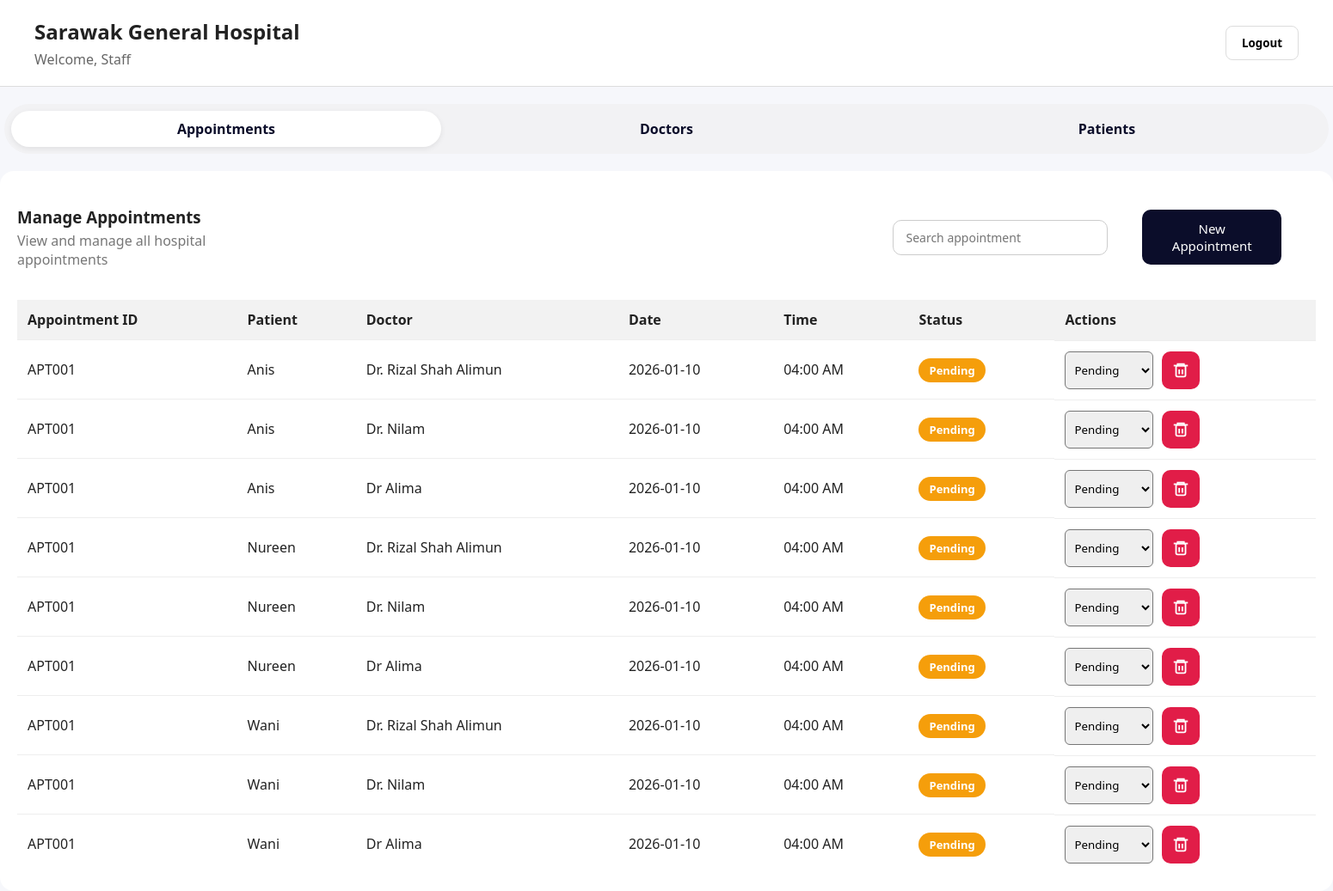
The page /appointment/manageAppointment.php on the database as committed earlier.
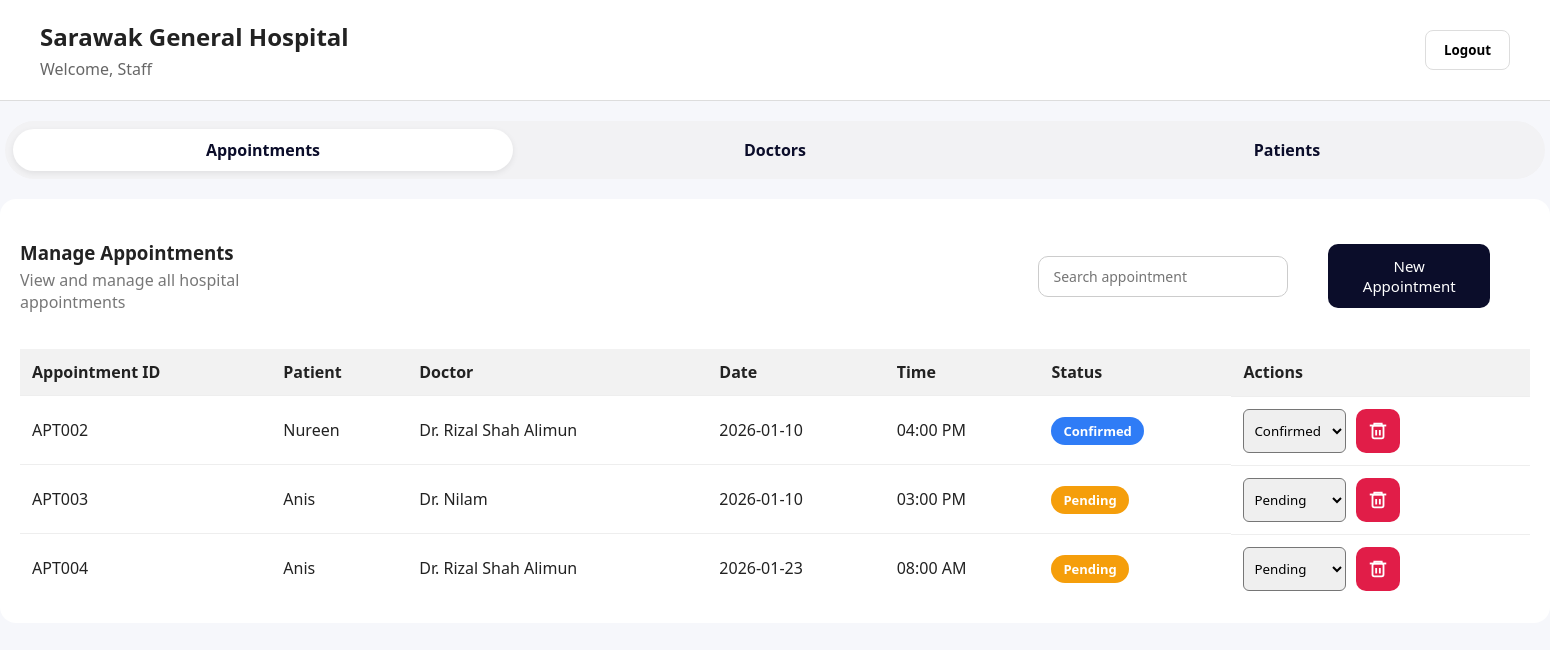
The same page on the database as committed later.
### tables this page shows
CREATE TABLE `appointment` (
  `appointmentID` varchar(10) NOT NULL,
  `appointmentDate` date NOT NULL,
  `appointmentTime` time(6) NOT NULL,
  `reason` varchar(500) NOT NULL,
  `status` varchar(50) NOT NULL,
  `patientID` varchar(10) NOT NULL,
  `doctorID` varchar(10) NOT NULL
);

CREATE TABLE `patient` (
  `patientID` varchar(10) NOT NULL,
  `name` varchar(500) NOT NULL,
  `age` varchar(100) NOT NULL,
  `gender` varchar(40) NOT NULL,
  `contactNumber` varchar(50) NOT NULL,
  `medicalHistory` varchar(500) NOT NULL
);

CREATE TABLE `doctor` (
  `doctorID` varchar(10) NOT NULL,
  `name` varchar(100) NOT NULL,
  `specialization` varchar(100) NOT NULL,
  `contactDetails` varchar(50) NOT NULL
);

### appointment/manageAppointment.php (the view, shortened to what this page needs)
<?php
include '../db/dbcon.php';
$sql = "
SELECT DISTINCT a.appointmentID,
       a.appointmentDate,
       a.appointmentTime,
       a.reason,
       a.status,
       a.patientID,
       a.doctorID,
       p.name AS patientName,
       d.name AS doctorName
FROM appointment a
INNER JOIN patient p ON a.patientID = p.patientID
INNER JOIN doctor d ON a.doctorID = d.doctorID
";
$result = $conn->query($sql);
$appointments = $result->fetch_all(MYSQLI_ASSOC);
?>
<!DOCTYPE html>
<html>
<head>
    <link rel="stylesheet" href="../css/aptstyle.css"/>
</head>
<body>
<div class = "header">
    <div>
        <h1>Sarawak General Hospital</h1>
        <p>Welcome, <?= htmlspecialchars($_SESSION['fullname'] ?? 'Staff'); ?></p>
    </div>
    <form method = "post" action = "../auth/logout.php">
        <button type = "Submit">Logout</button>
    </form>
</div>
<div class="topnav">
    <a class="active" href="manageAppointment.php">Appointments</a>
    <a href="manageDoctor.php">Doctors</a>
    <a href="managePatient.php">Patients</a>
</div>
<div class="cardheader">
    <div class="card-header">
        <div>
            <h3>Manage Appointments</h3>
            <p>View and manage all hospital appointments</p>
        </div>
        <div class="search-bar">
            <input type="text" id="searchInput" placeholder="Search appointment">
        </div>
        <div class = "button_new_apt">
            <button onclick = "formNewApt()">New Appointment</button>
        </div>
    </div>
    <table class="appointment-table">
        <thead>
        <tr>
            <th>Appointment ID</th>
            <th>Patient</th>
            <th>Doctor</th>
            <th>Date</th>
            <th>Time</th>
            <th>Status</th>
            <th>Actions</th>
        </tr>
        </thead>
        <tbody>
            <?php foreach ($appointments as $a): ?>
            <tr>
                <td><?= $a['appointmentID'] ?></td>
                <td><?= htmlspecialchars($a['patientName']) ?></td>
                <td><?= htmlspecialchars($a['doctorName']) ?></td>
                <td><?= $a['appointmentDate'] ?></td>
                <td><?= date('h:i A', strtotime($a['appointmentTime'])) ?></td>
                <td>
                    <span class="badge <?= strtolower($a['status']) ?>">
                        <?= htmlspecialchars($a['status']) ?>
                    </span>
                </td>
                <td class="actions">
                    <select class="status-select" data-id="<?= $a['appointmentID'] ?>">
                        <option value="Pending" <?= $a['status']=="Pending"?"selected":"" ?>>Pending</option>
                        <option value="Confirmed" <?= $a['status']=="Confirmed"?"selected":"" ?>>Confirmed</option>
                    </select>
                    <a href="manageAppointment.php?id=<?= $a['appointmentID'] ?>"
                    class="btn-delete" onclick="return confirm('Delete this appointment?')">
                        <svg width="22" height="22" viewBox="0 0 24 24" fill="none">
                            <path d="M3 6h18" stroke="white" stroke-width="2"/>
                            <path d="M8 6v-2h8v2" stroke="white" stroke-width="2"/>
                            <rect x="6" y="6" width="12" height="14" rx="2" stroke="white" stroke-width="2"/>
                            <path d="M10 11v6M14 11v6" stroke="white" stroke-width="2"/>
                        </svg>
                    </a>
                </td>
            </tr>
            <?php endforeach; ?>
        </tbody>
    </table>
</div>
</body>
</html>

Rows that differ between the two databases and show on the page:
no longer on this page (row edited): appointment: appointmentID "APT001", patientName "Anis", doctorName "Dr. Rizal Shah Alimun", appointmentDate "2026-01-10", appointmentTime "04:00 AM", status "Pending", status+appointmentID "Pending", doctorName "Dr. Nilam", doctorName "Dr Alima", patientName "Nureen", patientName "Wani"
added appointment: appointmentID "APT002", patientID.name "Nureen", doctorID.name "Dr. Rizal Shah Alimun", appointmentDate "2026-01-10", appointmentTime "04:00 PM", status "Confirmed", status+appointmentID "Confirmed"
added appointment: appointmentID "APT003", patientID.name "Anis", doctorID.name "Dr. Nilam", appointmentDate "2026-01-10", appointmentTime "03:00 PM", status "Pending", status+appointmentID "Pending"
added appointment: appointmentID "APT004", patientID.name "Anis", doctorID.name "Dr. Rizal Shah Alimun", appointmentDate "2026-01-23", appointmentTime "08:00 AM", status "Pending", status+appointmentID "Pending"
